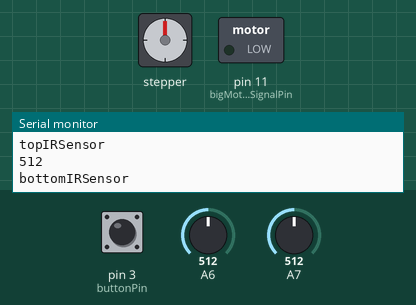
This sketch was run on a simulated Arduino Nano, built with avr-gcc and run on an emulated ATmega328P. Shown: stepper motor, switched loads named in the sketch (green lamp = pin HIGH), the last lines printed to the serial monitor. Dashed ring = blinking. Inputs (shaded band) come from the test bench; at power-on: pin 3 (buttonPin) LOW, A6 = 512, A7 = 512. Stepper angles assume 2048 steps per turn.

Above: at 0.8 s.
0.9 s: pin 3 (buttonPin) pulled HIGH for 3.2 s
At 4.9 s:
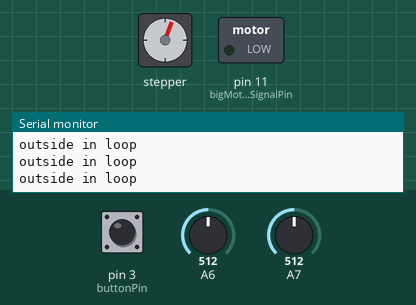
5.6 s: pin 3 (buttonPin) pulled HIGH for 0.15 s
At 6.45 s:
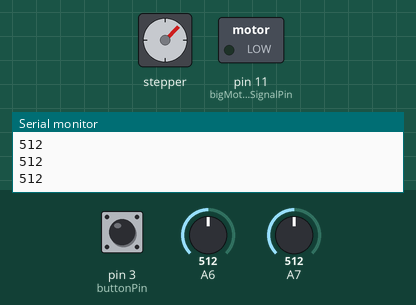
8.7 s: A6 set to 683
11.7 s: A6 set to 711
At 11.89 s:
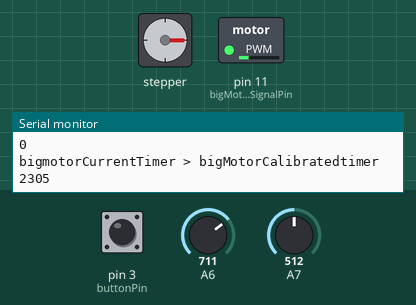
14.7 s: A6 set to 690
At 14.9 s:
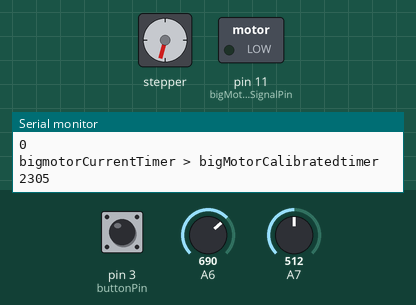
17.7 s: A7 set to 34
20.7 s: A7 set to 29
At 22.1 s:
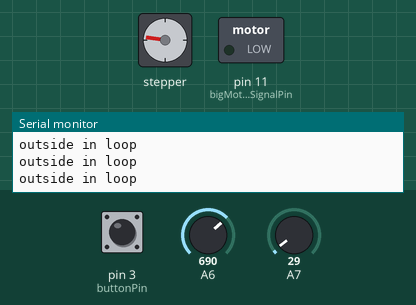
Timing chart, 0 to 23.2 s (numbered marks = the images above; inputs shaded):
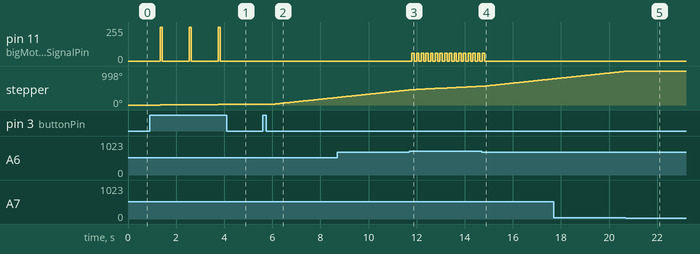

The sketch:

KrutTricklare.ino
```cpp
//
// at bottom IR values are:
//bottomIRSensor
//13
//topIRSensor
//1023


/*----( Initialize stepper motor )----*/

#include <Stepper.h>

//---( Number of steps per revolution of INTERNAL motor in 4-step mode )---
#define STEPS_PER_MOTOR_REVOLUTION  32//32

//---( Steps per OUTPUT SHAFT of gear reduction )---
//#define STEPS_PER_OUTPUT_REVOLUTION 80  //2048
#define STEPS_PER_OUTPUT_REVOLUTION 40  //2048

// create an instance of the stepper class, specifying
// the number of steps of the motor and the pins it's
// attached to

//The pin connections need to be 4 pins connected
// to Motor Driver In1, In2, In3, In4  and then the pins entered
// here in the sequence 1-3-2-4 for proper sequencing
Stepper small_stepper(STEPS_PER_MOTOR_REVOLUTION, 4, 6, 5, 7);


/*-----( Declare other variables )-----*/

int  Steps2Take;
int topIRSensor;
int bottomIRSensor;
int buttonInputValue; //cable signal input value
int debugFullTimerValue;
const int  buttonPin = 3; //button signal reading
const int bigMotorSignalPin =11; //output signal 12v motor
long bigMotorCalibratedtimer =0;
int buttonState= 0;
bool go = false;

/*-----( Settings )-----*/
//values are estimated recommendations
const int fullSpeed = 255; //Big motor full speed
const int slowSpeed = 60; //40-100 Big motor low speed
const int bigMotorGoDelayTime = 100; //50 Big motor runs for this time in slowSpeed setting
const int bigMotorNoGoDelayTime = 0; //0- 200 Big motor stands still for this time in slowSpeed setting ----funkar ej??
const long bigmotorSafetyDeductionTime = 200; // 100-500  subtracts this in milliseconds from sample load timer


/*----( SETUP: RUNS ONCE )----*/
void setup()
{
  pinMode(bigMotorSignalPin, OUTPUT);
  // initialize the pushbutton pin as an input:
  pinMode(buttonPin, INPUT);
  topIRSensor = analogRead(A7);
  bottomIRSensor = analogRead(A6);

  Serial.begin(9600);
  Pause();

}

/*----( Main Loop: RUNS CONSTANTLY )----*/

void loop()
{
//buttonState = digitalRead(buttonPin);

if (go==true)

{
if (bigMotorCalibratedtimer ==0) //Om tid för stora motor är 0 -kalibrera denna
{CalibrateBigmotor(); //Kalibrerar tiden för stora motorn en gång
}
else
Trickle();
}


Serial.println("outside in loop");
buttonState = digitalRead(buttonPin);
if (buttonState==HIGH)
{

go = !go;
delay(400);

}}


/*----( Calibrate - Runs once )----*/

void  CalibrateBigmotor()
{
 unsigned long timer1 = 0;
 unsigned long timer2 =0;

 while (go ==true)
 {
 if (timer1 ==0 )
 {timer1 = millis();} //sets timer1 one time at startup


  bottomIRSensor = analogRead(A6);  //läser undre IRSensor
  analogWrite(bigMotorSignalPin, fullSpeed);

   Steps2Take  =  STEPS_PER_OUTPUT_REVOLUTION ;  // Rotate CW 1 turn
  small_stepper.setSpeed(800);
  small_stepper.step(Steps2Take);

  if (bottomIRSensor<700)
{

timer2 = millis()-timer1;

debugFullTimerValue = timer2; ///debug**********

  analogWrite(bigMotorSignalPin, 0);
  bigMotorCalibratedtimer = (timer2-bigmotorSafetyDeductionTime);


 Serial.println("bigMotorCalibratedtimer");
  Serial.println(bigMotorCalibratedtimer);

Serial.println("timer1");
  Serial.println(timer1);
  Serial.println("timer2");
  Serial.println(timer2);

   Serial.println(millis());
delay(300);

Serial.println("timer1");
  Serial.println(timer1);

   Serial.println(millis());


Serial.println("topIRSensor");
Serial.println("bottomIRSensor");
Serial.println(topIRSensor);
Serial.println(bottomIRSensor);


  go = false;
}

Serial.println("in calibrate");
buttonState = digitalRead(buttonPin);
 if (buttonState==HIGH)
{
go = false;
delay(400);
 Pause();
}

 }

  }

/*----( Pause when done, waits for new button signal )----*/

  void Pause()

{
while( go==false)

    {

  analogWrite(bigMotorSignalPin, 0);//pause big motor, stepper is automatically paused
  Serial.println("Pause");

topIRSensor = analogRead(A7);
bottomIRSensor = analogRead(A6);
 Serial.println("topIRSensor");
 Serial.println(topIRSensor);
      Serial.println("bottomIRSensor");
 Serial.println(bottomIRSensor);


     buttonState = digitalRead(buttonPin);
 if (buttonState==HIGH)
{
go = true;
delay(400);

}}

  }


/*----( Trickle )----*/

void Trickle()
{

 if (go ==true)
 {

Serial.println("in trickle");

long bigmotorCurrentTimer =0; //timer for each load

topIRSensor = analogRead(A7);
bottomIRSensor = analogRead(A6);

long resetTimer = millis(); //millis at this moment

if (topIRSensor >900  && bottomIRSensor > 700 ) //if beam is at bottom
//if (topIRSensor > 1000 && bottomIRSensor < 50 ) //if beam is at bottom ///values if proximity sensors are used

{
//while current timer is smaller than calibrated big motor is a GO at FULL speed
while (bigmotorCurrentTimer < bigMotorCalibratedtimer  )

{
analogWrite(bigMotorSignalPin, fullSpeed);
 Steps2Take  =  STEPS_PER_OUTPUT_REVOLUTION ;  // Rotate CW 1 turn
  small_stepper.setSpeed(800);
  small_stepper.step(Steps2Take);

bigmotorCurrentTimer = millis()-resetTimer; //subtracts resetTimer value from millis to get timer
bottomIRSensor = analogRead(A6);

if (bottomIRSensor < 650)//if beam is not at bottom

go = false;
//{bigMotorCalibratedtimer =bigMotorCalibratedtimer-300; } //automaticlly lowers bigMotorCalibratedtimer if load overshoots

Serial.println("debugFullTimerValue");
Serial.println(debugFullTimerValue);
Serial.println("bigMotorCalibratedtimer");
Serial.println(bigMotorCalibratedtimer);
Serial.println("bigmotorCurrentTimer");
Serial.println(bigmotorCurrentTimer);


Serial.println("in trickle");


}
}

analogWrite(bigMotorSignalPin, 0);
//delay(1000); // testing speeding things up 161029

topIRSensor = analogRead(A7);
bottomIRSensor = analogRead(A6);


//final check, beam is balanced at 7
while (topIRSensor>30)
{


//While bottomIRSensor > 700   big motor is a GO at SLOW speed
while (bottomIRSensor > 700 )
{
  bottomIRSensor = analogRead(A6);

       Serial.println(bigmotorCurrentTimer);
       Serial.println("bigmotorCurrentTimer > bigMotorCalibratedtimer");
       Serial.println(bigMotorCalibratedtimer);

  analogWrite(bigMotorSignalPin, slowSpeed);


  long currTime = millis(); //millis at this moment
  long motorRunTime =0;

    while( currTime + bigMotorGoDelayTime > motorRunTime  )
  {
   motorRunTime= millis();
   if( !bottomIRSensor > 700)
   analogWrite(bigMotorSignalPin, 0);

  }
 analogWrite(bigMotorSignalPin, 0);


   Steps2Take  =  STEPS_PER_OUTPUT_REVOLUTION ;  // Rotate CW 1 turn
  small_stepper.setSpeed(800);
  small_stepper.step(Steps2Take);

  //analogWrite(bigMotorSignalPin, 0);

//  delay(bigMotorNoGoDelayTime);


unsigned long bigMotorStopTimer;
int bigmotorStopTime = 0;
bigMotorStopTimer = millis();

while ((millis()-bigMotorStopTimer)<bigmotorStopTime){

   Steps2Take  =  STEPS_PER_OUTPUT_REVOLUTION ;  // Rotate CW 1 turn
  small_stepper.setSpeed(800);
  small_stepper.step(Steps2Take);
}

}


topIRSensor = analogRead(A7);
bottomIRSensor = analogRead(A6);

if(bottomIRSensor > 700)
{ analogWrite(bigMotorSignalPin, 0);}

  Steps2Take  =  STEPS_PER_OUTPUT_REVOLUTION ;  // Rotate CW 1 turn
  small_stepper.setSpeed(800);
  small_stepper.step(Steps2Take);
//  }

Serial.println(topIRSensor);


buttonState = digitalRead(buttonPin);
if (buttonState==HIGH)
{
go = false;
delay(400);
Pause();
  }
 }

  analogWrite(bigMotorSignalPin, 0);
  go=false;

 }

}
```

Measured:
- the behaviour switches between 700 and 701 on A6 (found by bisection; images 2 and 3)
- the behaviour switches between 31 and 30 on A7 (found by bisection; images 4 and 5)
- after the input at 5.6 s, stepper: keeps turning clockwise at about 74°/s, starting after 0.40 s
- after the input at 11.7 s, pin 11 (bigMotorSignalPin): alternates 60/255 for 0.10 s and 0/255 for 0.10 s, starting after 0.10 s
- after the input at 14.7 s, pin 11 (bigMotorSignalPin): goes on until 14.8 s, then stays 0/255
- after the input at 20.7 s, stepper: goes on until 20.8 s, then stays 998°
